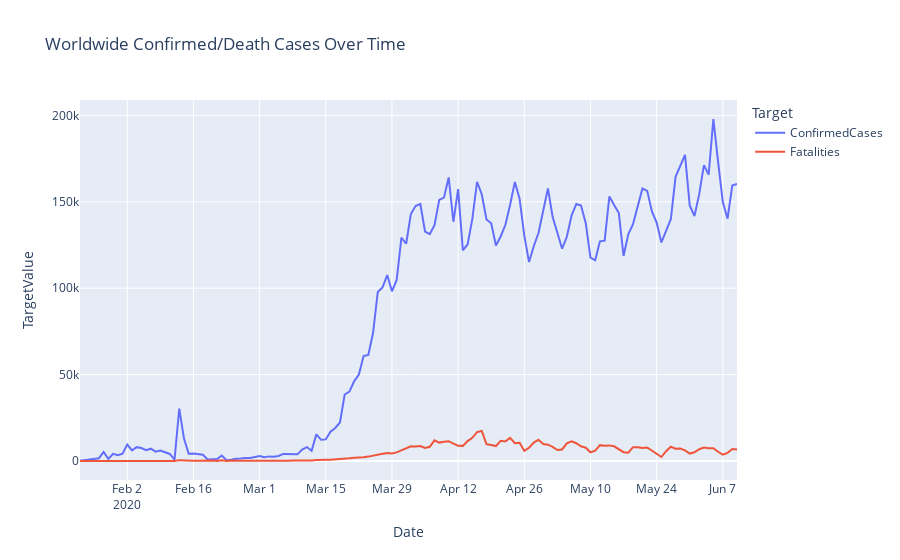

The notebook cell saved with this chart:
### Code cell
fig = px.line(train_df, x="Date", y="TargetValue", color='Target', 
              title="Worldwide Confirmed/Death Cases Over Time")
fig.show()

### Figure 1 — Plotly figure (JSON) as saved in the notebook; plotly's stock layout.template omitted (floating-point values rounded to 4 significant figures; data arrays with more than 128 entries replaced by an {"elided": "..."} marker saying what was removed)
{"data": [{"hovertemplate": "Target=ConfirmedCases<br>Date=%{x}<br>TargetValue=%{y}<extra></extra>", "legendgroup": "ConfirmedCases", "line": {"color": "#636efa", "dash": "solid"}, "marker": {"symbol": "circle"}, "mode": "lines", "name": "ConfirmedCases", "orientation": "v", "showlegend": true, "type": "scatter", "x": {"elided": "140 str values"}, "xaxis": "x", "y": {"elided": "140 int values"}, "yaxis": "y"}, {"hovertemplate": "Target=Fatalities<br>Date=%{x}<br>TargetValue=%{y}<extra></extra>", "legendgroup": "Fatalities", "line": {"color": "#EF553B", "dash": "solid"}, "marker": {"symbol": "circle"}, "mode": "lines", "name": "Fatalities", "orientation": "v", "showlegend": true, "type": "scatter", "x": {"elided": "140 str values"}, "xaxis": "x", "y": {"elided": "140 int values"}, "yaxis": "y"}], "layout": {"legend": {"title": {"text": "Target"}, "tracegroupgap": 0}, "title": {"text": "Worldwide Confirmed/Death Cases Over Time"}, "xaxis": {"anchor": "y", "domain": [0, 1], "title": {"text": "Date"}}, "yaxis": {"anchor": "x", "domain": [0, 1], "title": {"text": "TargetValue"}}}}
